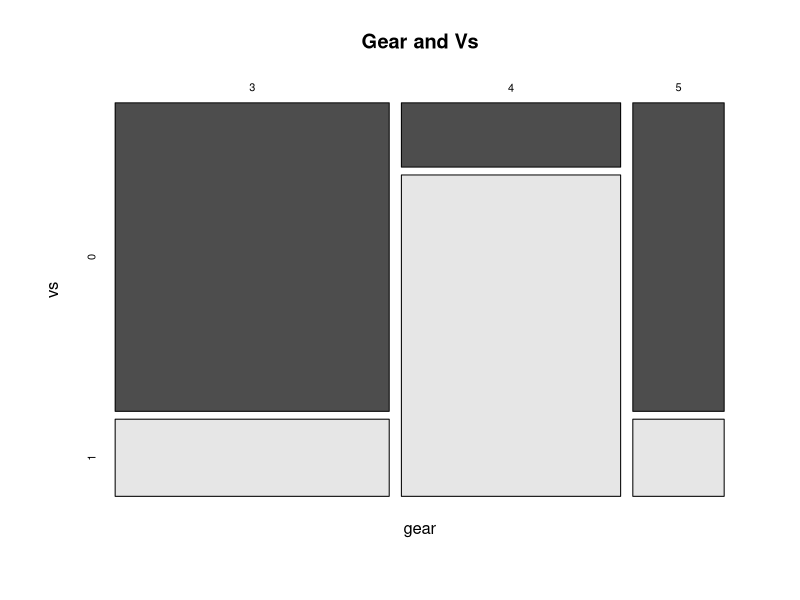
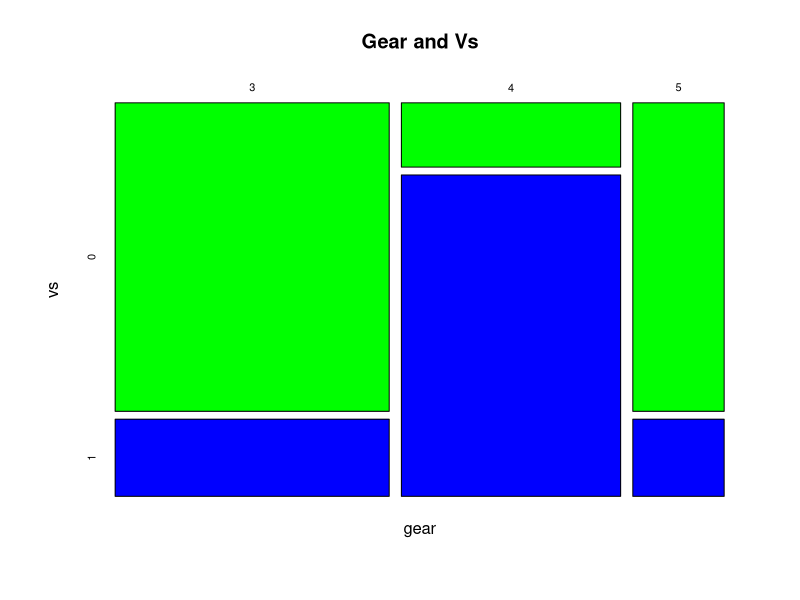

These figures' R source, in order:
head(mtcars)
mosaicplot(~gear+vs, data = mtcars, color=TRUE,
           main = "Gear and Vs")

mosaicplot(~gear+vs, data = mtcars, color=c("green", "blue"),
           main = "Gear and Vs")
